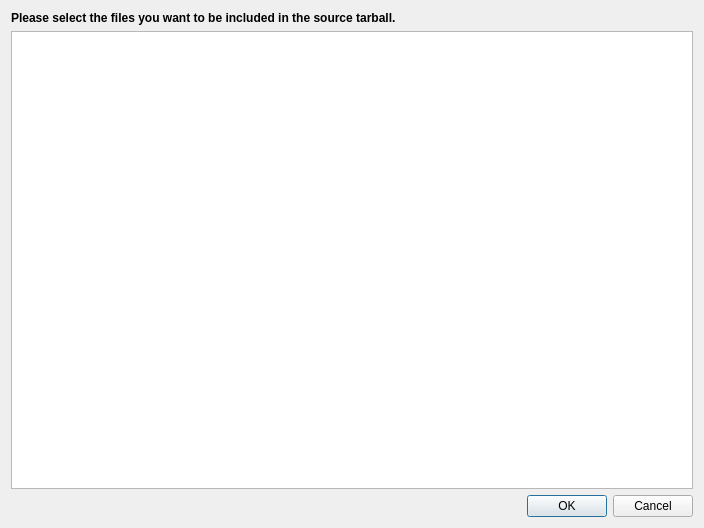
<?xml version="1.0" encoding="UTF-8"?>
<ui version="4.0">
 <class>Madde::Internal::MaemoPublishingFileSelectionDialog</class>
 <widget class="QDialog" name="Madde::Internal::MaemoPublishingFileSelectionDialog">
  <property name="geometry">
   <rect>
    <x>0</x>
    <y>0</y>
    <width>704</width>
    <height>528</height>
   </rect>
  </property>
  <property name="windowTitle">
   <string>Choose Package Contents</string>
  </property>
  <property name="modal">
   <bool>false</bool>
  </property>
  <layout class="QVBoxLayout" name="verticalLayout">
   <item>
    <widget class="QLabel" name="label">
     <property name="text">
      <string>&lt;b&gt;Please select the files you want to be included in the source tarball.&lt;/b&gt;
</string>
     </property>
    </widget>
   </item>
   <item>
    <widget class="QTreeView" name="projectView"/>
   </item>
   <item>
    <widget class="QDialogButtonBox" name="buttonBox">
     <property name="orientation">
      <enum>Qt::Horizontal</enum>
     </property>
     <property name="standardButtons">
      <set>QDialogButtonBox::Cancel|QDialogButtonBox::Ok</set>
     </property>
    </widget>
   </item>
  </layout>
 </widget>
 <resources/>
 <connections>
  <connection>
   <sender>buttonBox</sender>
   <signal>accepted()</signal>
   <receiver>Madde::Internal::MaemoPublishingFileSelectionDialog</receiver>
   <slot>accept()</slot>
   <hints>
    <hint type="sourcelabel">
     <x>248</x>
     <y>254</y>
    </hint>
    <hint type="destinationlabel">
     <x>157</x>
     <y>274</y>
    </hint>
   </hints>
  </connection>
  <connection>
   <sender>buttonBox</sender>
   <signal>rejected()</signal>
   <receiver>Madde::Internal::MaemoPublishingFileSelectionDialog</receiver>
   <slot>reject()</slot>
   <hints>
    <hint type="sourcelabel">
     <x>316</x>
     <y>260</y>
    </hint>
    <hint type="destinationlabel">
     <x>286</x>
     <y>274</y>
    </hint>
   </hints>
  </connection>
 </connections>
</ui>
